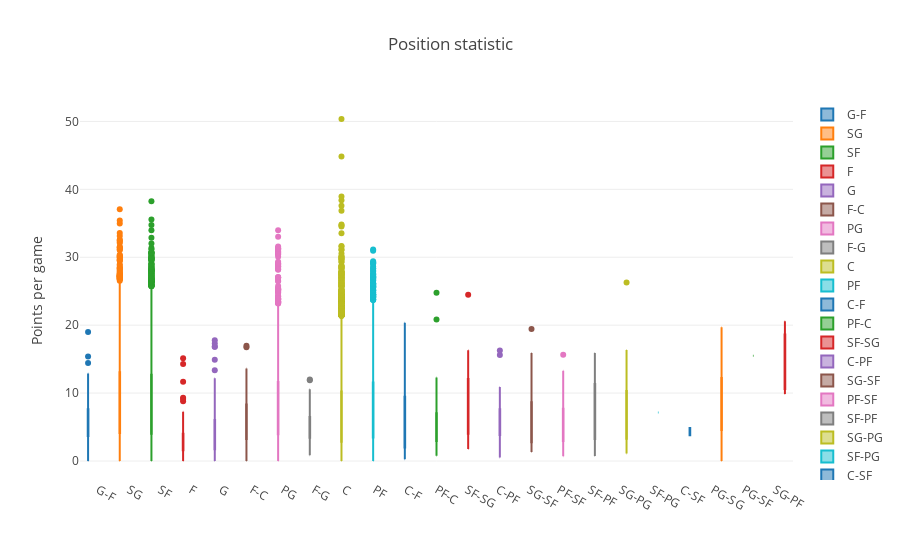

The notebook cell this image was saved under:
### Code cell
# Строим boxplot
data = []

for pos in positions_stats.Pos.unique():
    data.append(
        go.Box(y=positions_stats[positions_stats.Pos==pos].PTS_to_games, 
               name=pos)
    )

layout = go.Layout(
    title='Position statistic',
    yaxis=dict(
        title='Points per game',
        zeroline=False
    ),
    boxmode='group'
)
iplot(go.Figure(data, layout), show_link = False)
